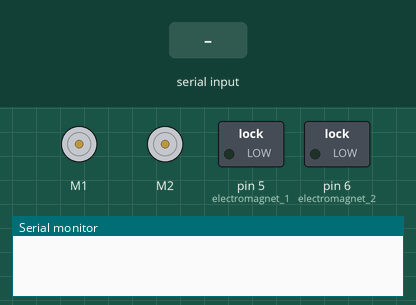
This sketch was run on a simulated Arduino Uno, built with avr-gcc and run on an emulated ATmega328P. Parts: 2 × DC motor (green arrow = forward, orange = backward, longer = faster), switched loads named in the sketch (green lamp = pin HIGH), the last lines printed to the serial monitor. Inputs (shaded band) come from the test bench.

Above: at 1.2 s.
1.3 s: "F" received over the second serial link
At 2.4 s:
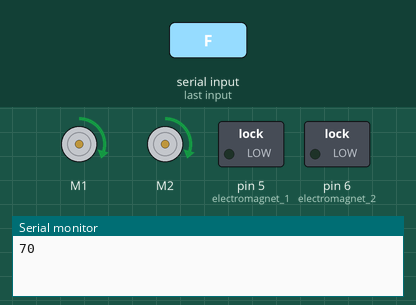
2.8 s: "B" received over the second serial link
At 3.6 s:
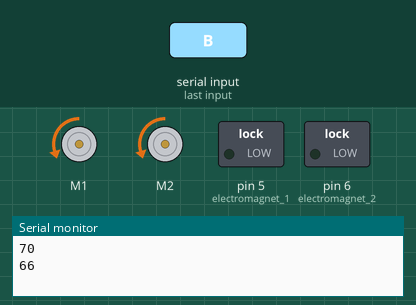
4.3 s: "R" received over the second serial link
At 4.7 s:
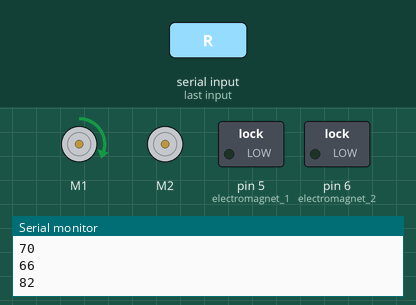
5.8 s: "L" received over the second serial link
At 7.0 s:
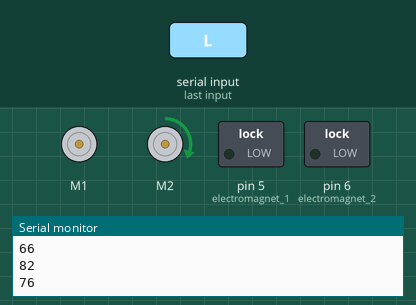
7.3 s: "V" received over the second serial link
At 8.2 s:
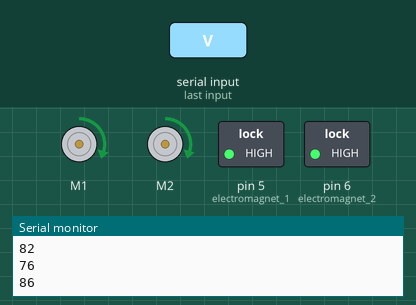
8.8 s: "W" received over the second serial link
At 9.3 s:
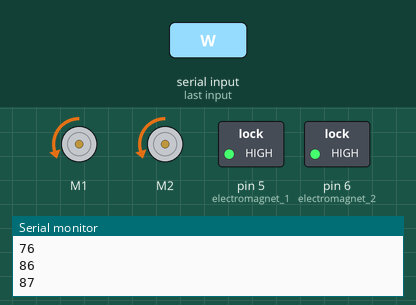
Timing chart, 0 to 11.3 s (numbered marks = the images above; inputs shaded):
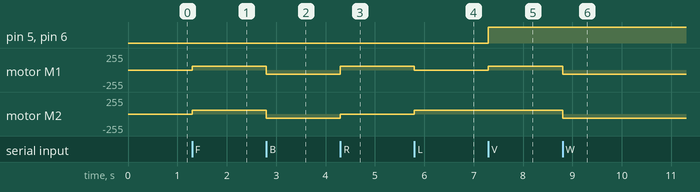

The sketch:

Leap_Rover.ino
```cpp
// Leap Rover (Arduino)
// Timothy Kheang and Saarthak Ahlawat
// Created for LA Hacks 2017
#include <SoftwareSerial.h>
#include <Wire.h>
#include <Adafruit_MotorShield.h>
#include "utility/Adafruit_MS_PWMServoDriver.h"
SoftwareSerial XBee(2, 3); // set up XBee TX and RX

Adafruit_MotorShield AFMS = Adafruit_MotorShield();
Adafruit_DCMotor *motorL = AFMS.getMotor(1);
Adafruit_DCMotor *motorR = AFMS.getMotor(2);

int serialInput;

void setup() {
  XBee.begin(9600);
  Serial.begin(9600);
  pinMode(5, OUTPUT); // electromagnet 1
  pinMode(6, OUTPUT); // electromagnet 2
  AFMS.begin();  // create with the default frequency 1.6KHz
  //AFMS.begin(1000);  // OR with a different frequency, say 1KHz
  // Set the speed to start, from 0 (off) to 255 (max speed)
  motorL->setSpeed(60);
  motorR->setSpeed(60);
}

void loop() {
  if (XBee.available())
  {
    serialInput = XBee.read();
    Serial.println(serialInput);
    // forward movement
    if (serialInput == 'F')
    {
      motorL->run(FORWARD);
      motorR->run(FORWARD);
      digitalWrite(5, LOW);
      digitalWrite(6, LOW);
    }
    // backwards movement
    else if (serialInput == 'B')
    {
      motorL->run(BACKWARD);
      motorR->run(BACKWARD);
      digitalWrite(5, LOW);
      digitalWrite(6, LOW);
    }
    // rotate right
    else if (serialInput == 'R')
    {
      motorL->run(FORWARD);
      motorR->run(RELEASE);
      digitalWrite(5, LOW);
      digitalWrite(6, LOW);
    }
    // rotate left
    else if (serialInput == 'L')
    {
      motorL->run(RELEASE);
      motorR->run(FORWARD);
      digitalWrite(5, LOW);
      digitalWrite(6, LOW);
    }
    // stop all movement
    else if (serialInput == 'S')
    {
      motorL->run(RELEASE);
      motorR->run(RELEASE);
      digitalWrite(5, LOW);
      digitalWrite(6, LOW);
    }
    // forward movement w/ electromagnets on
    else if (serialInput == 'V')
    {
      motorL->run(FORWARD);
      motorR->run(FORWARD);
      digitalWrite(5, HIGH);
      digitalWrite(6, HIGH);
    }
    // backwards movement w/ electromagnets on
    else if (serialInput == 'W')
    {
      motorL->run(BACKWARD);
      motorR->run(BACKWARD);
      digitalWrite(5, HIGH);
      digitalWrite(6, HIGH);
    }
    // rotate right w/ electromagnets on
    else if (serialInput == 'X')
    {
      motorL->run(FORWARD);
      motorR->run(RELEASE);
      digitalWrite(5, HIGH);
      digitalWrite(6, HIGH);
    }
    // rotate left w/ electromagnets on
    else if (serialInput == 'Y')
    {
      motorL->run(RELEASE);
      motorR->run(FORWARD);
      digitalWrite(5, HIGH);
      digitalWrite(6, HIGH);
    }
    // stop all movement w/ electromagnets on
    else if (serialInput == 'Z')
    {
      motorL->run(RELEASE);
      motorR->run(RELEASE);
      digitalWrite(5, HIGH);
      digitalWrite(6, HIGH);
    }
  }
}
```

Measured:
- after the input at 1.3 s, motor M1, motor M2: stopped → forward 60/255 at once
- after the input at 2.8 s, motor M1, motor M2: forward 60/255 → backward 60/255 at once
- after the input at 4.3 s, motor M1: backward 60/255 → forward 60/255 at once; motor M2: backward 60/255 → stopped at once
- after the input at 5.8 s, motor M1: forward 60/255 → stopped at once; motor M2: stopped → forward 60/255 at once
- after the input at 7.3 s, pin 5 (electromagnet_1), pin 6 (electromagnet_2): LOW → HIGH at once; motor M1: stopped → forward 60/255 at once
- after the input at 8.8 s, motor M1, motor M2: forward 60/255 → backward 60/255 at once
